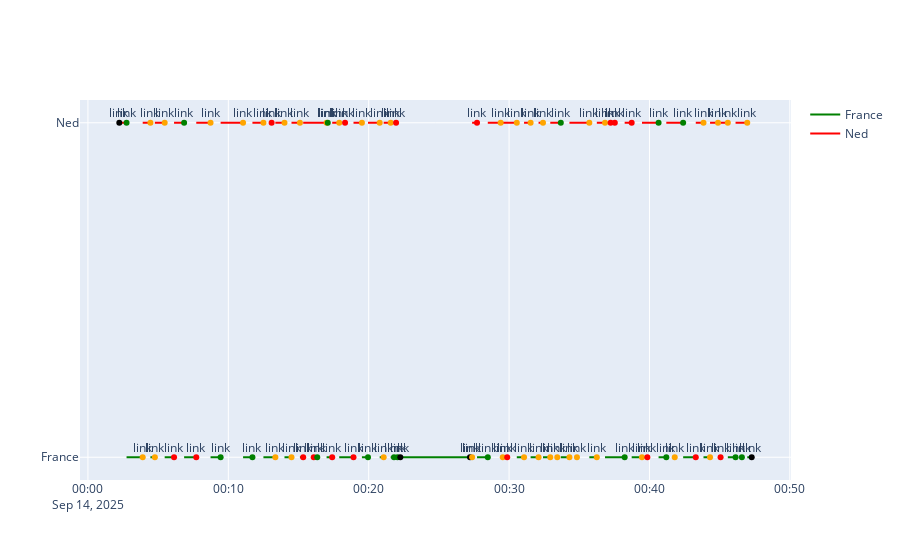

This figure's notebook cell:
### Code cell
game_fig = go.Figure()
score_data = []
against_local, prev_time = None, None

for n, colour in [(LOCAL_TEAM_NAME, "green"), (OTHER_TEAM_NAME, "red")]:
    points_x, points_y = [], []
    for i, row in data_df.iterrows():
        if row["ball_owner"] == n:
            points_x.append(row["Time"])
            points_y.append(n)
        else:
            if i>0 and data_df.iloc[i-1]["ball_owner"] == n:
                points_x.append(row["Time"])
                points_y.append(n)
                points_x.append(None)
                points_y.append(None)
            else:
                continue
    game_fig.add_trace(
        go.Scatter(
            x=points_x, 
            y=points_y, 
            mode='lines',
            hoverinfo=None,
            marker_color=colour,
            name=n
        )
    )

annotations = []
for i, row in data_df.iterrows():
    # rich.print(f"{row['Type']}-{row['Name']} (Against Local={row['Against France']})")
    
    if row["Type"]=="Penalty":
        color = "red"
    elif row["Type"]=="Turnover":
        color = "orange"
    elif row["Type"]=="Game Event":
        color = "black"
    else:
        color = "green"
    hovertext = f"{row['Type']}-{row['Name']}"
    game_fig.add_trace(go.Scatter(
        x=[row["Time"]], 
        y=[row["Team"]], 
        mode='markers',
        # name=hovertext,
        hovertext=hovertext,
        marker_color=color,
        showlegend=False,
    ))
    annotations.append(
            dict(
                x=row["Time"],
                y=row["Team"],
                text=f"<a href='{row['Youtube Link']}'>link</a>",
                showarrow=False,
                yshift=10,
            ))
    
game_fig.update_layout(annotations=annotations)
# fig.update_layout(hovermode="x unified", annotations)
game_fig.write_html(output_data_root / "events_v2.html")
game_fig.show()

### Figure 1 — Plotly figure (JSON) as saved in the notebook; plotly's stock layout.template omitted (floating-point values rounded to 4 significant figures)
{"data": [{"marker": {"color": "green"}, "mode": "lines", "name": "France", "type": "scatter", "x": ["2025-09-14T00:02:45", "2025-09-14T00:03:54", null, "2025-09-14T00:04:27", "2025-09-14T00:04:46", null, "2025-09-14T00:05:28", "2025-09-14T00:06:08", null, "2025-09-14T00:06:51", "2025-09-14T00:07:43", null, "2025-09-14T00:08:44", "2025-09-14T00:09:27", null, "2025-09-14T00:11:03", "2025-09-14T00:11:43", null, "2025-09-14T00:12:30", "2025-09-14T00:13:05", "2025-09-14T00:13:21", null, "2025-09-14T00:14:00", "2025-09-14T00:14:30", null, "2025-09-14T00:15:06", "2025-09-14T00:15:20", null, "2025-09-14T00:17:00", "2025-09-14T00:17:05", "2025-09-14T00:17:24", null, "2025-09-14T00:17:54", "2025-09-14T00:18:19", "2025-09-14T00:18:55", null, "2025-09-14T00:19:31", "2025-09-14T00:19:57", null, "2025-09-14T00:20:47", "2025-09-14T00:21:04", null, "2025-09-14T00:21:34", "2025-09-14T00:21:48", "2025-09-14T00:21:57", "2025-09-14T00:22:03", "2025-09-14T00:22:15", "2025-09-14T00:27:13", "2025-09-14T00:27:22", null, "2025-09-14T00:27:43", "2025-09-14T00:28:29", null, "2025-09-14T00:29:24", "2025-09-14T00:29:33", null, "2025-09-14T00:30:33", "2025-09-14T00:31:04", null, "2025-09-14T00:31:32", "2025-09-14T00:32:06", null, "2025-09-14T00:32:25", "2025-09-14T00:32:56", null, "2025-09-14T00:33:41", "2025-09-14T00:34:18", null, "2025-09-14T00:35:43", "2025-09-14T00:36:15", null, "2025-09-14T00:36:50", "2025-09-14T00:37:14", "2025-09-14T00:37:32", "2025-09-14T00:38:14", null, "2025-09-14T00:38:44", "2025-09-14T00:39:28", null, "2025-09-14T00:40:39", "2025-09-14T00:41:12", null, "2025-09-14T00:42:24", "2025-09-14T00:43:18", null, "2025-09-14T00:43:51", "2025-09-14T00:44:19", null, "2025-09-14T00:44:53", "2025-09-14T00:45:04", null, "2025-09-14T00:45:35", "2025-09-14T00:46:08", null, "2025-09-14T00:46:58", "2025-09-14T00:47:17"], "y": ["France", "France", null, "France", "France", null, "France", "France", null, "France", "France", null, "France", "France", null, "France", "France", null, "France", "France", "France", null, "France", "France", null, "France", "France", null, "France", "France", "France", null, "France", "France", "France", null, "France", "France", null, "France", "France", null, "France", "France", "France", "France", "France", "France", "France", null, "France", "France", null, "France", "France", null, "France", "France", null, "France", "France", null, "France", "France", null, "France", "France", null, "France", "France", null, "France", "France", "France", "France", null, "France", "France", null, "France", "France", null, "France", "France", null, "France", "France", null, "France", "France", null, "France", "France", null, "France", "France"]}, {"marker": {"color": "red"}, "mode": "lines", "name": "Ned", "type": "scatter", "x": ["2025-09-14T00:02:14", "2025-09-14T00:02:45", null, "2025-09-14T00:03:54", "2025-09-14T00:04:27", null, "2025-09-14T00:04:46", "2025-09-14T00:05:28", null, "2025-09-14T00:06:08", "2025-09-14T00:06:51", null, "2025-09-14T00:07:43", "2025-09-14T00:08:44", null, "2025-09-14T00:09:27", "2025-09-14T00:11:03", null, "2025-09-14T00:11:43", "2025-09-14T00:12:30", null, "2025-09-14T00:13:21", "2025-09-14T00:14:00", null, "2025-09-14T00:14:30", "2025-09-14T00:15:06", null, "2025-09-14T00:15:20", "2025-09-14T00:16:05", "2025-09-14T00:16:20", "2025-09-14T00:17:00", null, "2025-09-14T00:17:24", "2025-09-14T00:17:54", null, "2025-09-14T00:18:55", "2025-09-14T00:19:31", null, "2025-09-14T00:19:57", "2025-09-14T00:20:47", null, "2025-09-14T00:21:04", "2025-09-14T00:21:34", null, "2025-09-14T00:27:22", "2025-09-14T00:27:43", null, "2025-09-14T00:28:29", "2025-09-14T00:29:24", null, "2025-09-14T00:29:33", "2025-09-14T00:29:52", "2025-09-14T00:30:33", null, "2025-09-14T00:31:04", "2025-09-14T00:31:32", null, "2025-09-14T00:32:06", "2025-09-14T00:32:25", null, "2025-09-14T00:32:56", "2025-09-14T00:33:26", "2025-09-14T00:33:41", null, "2025-09-14T00:34:18", "2025-09-14T00:34:50", "2025-09-14T00:35:43", null, "2025-09-14T00:36:15", "2025-09-14T00:36:50", null, "2025-09-14T00:38:14", "2025-09-14T00:38:44", null, "2025-09-14T00:39:28", "2025-09-14T00:39:51", "2025-09-14T00:40:39", null, "2025-09-14T00:41:12", "2025-09-14T00:41:48", "2025-09-14T00:42:24", null, "2025-09-14T00:43:18", "2025-09-14T00:43:51", null, "2025-09-14T00:44:19", "2025-09-14T00:44:53", null, "2025-09-14T00:45:04", "2025-09-14T00:45:35", null, "2025-09-14T00:46:08", "2025-09-14T00:46:35", "2025-09-14T00:46:58", null], "y": ["Ned", "Ned", null, "Ned", "Ned", null, "Ned", "Ned", null, "Ned", "Ned", null, "Ned", "Ned", null, "Ned", "Ned", null, "Ned", "Ned", null, "Ned", "Ned", null, "Ned", "Ned", null, "Ned", "Ned", "Ned", "Ned", null, "Ned", "Ned", null, "Ned", "Ned", null, "Ned", "Ned", null, "Ned", "Ned", null, "Ned", "Ned", null, "Ned", "Ned", null, "Ned", "Ned", "Ned", null, "Ned", "Ned", null, "Ned", "Ned", null, "Ned", "Ned", "Ned", null, "Ned", "Ned", "Ned", null, "Ned", "Ned", null, "Ned", "Ned", null, "Ned", "Ned", "Ned", null, "Ned", "Ned", "Ned", null, "Ned", "Ned", null, "Ned", "Ned", null, "Ned", "Ned", null, "Ned", "Ned", "Ned", null]}, {"hovertext": "Game Event-Game Start", "marker": {"color": "black"}, "mode": "markers", "showlegend": false, "type": "scatter", "x": ["2025-09-14T00:02:14"], "y": ["Ned"]}, {"hovertext": "Try-Try", "marker": {"color": "green"}, "mode": "markers", "showlegend": false, "type": "scatter", "x": ["2025-09-14T00:02:45"], "y": ["Ned"]}, {"hovertext": "Turnover-6th Touch", "marker": {"color": "orange"}, "mode": "markers", "showlegend": false, "type": "scatter", "x": ["2025-09-14T00:03:54"], "y": ["France"]}, {"hovertext": "Turnover-Ball Down", "marker": {"color": "orange"}, "mode": "markers", "showlegend": false, "type": "scatter", "x": ["2025-09-14T00:04:27"], "y": ["Ned"]}, {"hovertext": "Turnover-6th Touch", "marker": {"color": "orange"}, "mode": "markers", "showlegend": false, "type": "scatter", "x": ["2025-09-14T00:04:46"], "y": ["France"]}, {"hovertext": "Turnover-6th Touch", "marker": {"color": "orange"}, "mode": "markers", "showlegend": false, "type": "scatter", "x": ["2025-09-14T00:05:28"], "y": ["Ned"]}, {"hovertext": "Penalty-Touch and Pass", "marker": {"color": "red"}, "mode": "markers", "showlegend": false, "type": "scatter", "x": ["2025-09-14T00:06:08"], "y": ["France"]}, {"hovertext": "Try-Try", "marker": {"color": "green"}, "mode": "markers", "showlegend": false, "type": "scatter", "x": ["2025-09-14T00:06:51"], "y": ["Ned"]}, {"hovertext": "Penalty-Forward Pass", "marker": {"color": "red"}, "mode": "markers", "showlegend": false, "type": "scatter", "x": ["2025-09-14T00:07:43"], "y": ["France"]}, {"hovertext": "Turnover-Ball Down", "marker": {"color": "orange"}, "mode": "markers", "showlegend": false, "type": "scatter", "x": ["2025-09-14T00:08:44"], "y": ["Ned"]}, {"hovertext": "Try-Try", "marker": {"color": "green"}, "mode": "markers", "showlegend": false, "type": "scatter", "x": ["2025-09-14T00:09:27"], "y": ["France"]}, {"hovertext": "Turnover-Ball Down", "marker": {"color": "orange"}, "mode": "markers", "showlegend": false, "type": "scatter", "x": ["2025-09-14T00:11:03"], "y": ["Ned"]}, {"hovertext": "Try-Try", "marker": {"color": "green"}, "mode": "markers", "showlegend": false, "type": "scatter", "x": ["2025-09-14T00:11:43"], "y": ["France"]}, {"hovertext": "Turnover-Ball Down", "marker": {"color": "orange"}, "mode": "markers", "showlegend": false, "type": "scatter", "x": ["2025-09-14T00:12:30"], "y": ["Ned"]}, {"hovertext": "Penalty-Offside", "marker": {"color": "red"}, "mode": "markers", "showlegend": false, "type": "scatter", "x": ["2025-09-14T00:13:05"], "y": ["Ned"]}, {"hovertext": "Turnover-Ball Down", "marker": {"color": "orange"}, "mode": "markers", "showlegend": false, "type": "scatter", "x": ["2025-09-14T00:13:21"], "y": ["France"]}, {"hovertext": "Turnover-6th Touch", "marker": {"color": "orange"}, "mode": "markers", "showlegend": false, "type": "scatter", "x": ["2025-09-14T00:14:00"], "y": ["Ned"]}, {"hovertext": "Turnover-Dummy Touch", "marker": {"color": "orange"}, "mode": "markers", "showlegend": false, "type": "scatter", "x": ["2025-09-14T00:14:30"], "y": ["France"]}, {"hovertext": "Turnover-6th Touch", "marker": {"color": "orange"}, "mode": "markers", "showlegend": false, "type": "scatter", "x": ["2025-09-14T00:15:06"], "y": ["Ned"]}, {"hovertext": "Penalty-Forward Pass", "marker": {"color": "red"}, "mode": "markers", "showlegend": false, "type": "scatter", "x": ["2025-09-14T00:15:20"], "y": ["France"]}, {"hovertext": "Penalty-Offside", "marker": {"color": "red"}, "mode": "markers", "showlegend": false, "type": "scatter", "x": ["2025-09-14T00:16:05"], "y": ["France"]}, {"hovertext": "To Review-Bad Roll", "marker": {"color": "green"}, "mode": "markers", "showlegend": false, "type": "scatter", "x": ["2025-09-14T00:16:20"], "y": ["France"]}, {"hovertext": "Turnover-Interception", "marker": {"color": "orange"}, "mode": "markers", "showlegend": false, "type": "scatter", "x": ["2025-09-14T00:17:00"], "y": ["Ned"]}, {"hovertext": "To Review-Bad Roll", "marker": {"color": "green"}, "mode": "markers", "showlegend": false, "type": "scatter", "x": ["2025-09-14T00:17:05"], "y": ["Ned"]}, {"hovertext": "Penalty-Delay of Play", "marker": {"color": "red"}, "mode": "markers", "showlegend": false, "type": "scatter", "x": ["2025-09-14T00:17:24"], "y": ["France"]}, {"hovertext": "Turnover-6th Touch", "marker": {"color": "orange"}, "mode": "markers", "showlegend": false, "type": "scatter", "x": ["2025-09-14T00:17:54"], "y": ["Ned"]}, {"hovertext": "Penalty-Hard Touch", "marker": {"color": "red"}, "mode": "markers", "showlegend": false, "type": "scatter", "x": ["2025-09-14T00:18:19"], "y": ["Ned"]}, {"hovertext": "Penalty-Forward Pass", "marker": {"color": "red"}, "mode": "markers", "showlegend": false, "type": "scatter", "x": ["2025-09-14T00:18:55"], "y": ["France"]}, {"hovertext": "Turnover-Ball Down", "marker": {"color": "orange"}, "mode": "markers", "showlegend": false, "type": "scatter", "x": ["2025-09-14T00:19:31"], "y": ["Ned"]}, {"hovertext": "Try-Try", "marker": {"color": "green"}, "mode": "markers", "showlegend": false, "type": "scatter", "x": ["2025-09-14T00:19:57"], "y": ["France"]}, {"hovertext": "Turnover-6th Touch", "marker": {"color": "orange"}, "mode": "markers", "showlegend": false, "type": "scatter", "x": ["2025-09-14T00:20:47"], "y": ["Ned"]}, {"hovertext": "Turnover-Ball Down", "marker": {"color": "orange"}, "mode": "markers", "showlegend": false, "type": "scatter", "x": ["2025-09-14T00:21:04"], "y": ["France"]}, {"hovertext": "Turnover-Ball Down", "marker": {"color": "orange"}, "mode": "markers", "showlegend": false, "type": "scatter", "x": ["2025-09-14T00:21:34"], "y": ["Ned"]}, {"hovertext": "To Review-In The Ruck", "marker": {"color": "green"}, "mode": "markers", "showlegend": false, "type": "scatter", "x": ["2025-09-14T00:21:48"], "y": ["France"]}, {"hovertext": "Penalty-Offside", "marker": {"color": "red"}, "mode": "markers", "showlegend": false, "type": "scatter", "x": ["2025-09-14T00:21:57"], "y": ["Ned"]}, {"hovertext": "To Review-Other", "marker": {"color": "green"}, "mode": "markers", "showlegend": false, "type": "scatter", "x": ["2025-09-14T00:22:03"], "y": ["France"]}, {"hovertext": "Game Event-Game End", "marker": {"color": "black"}, "mode": "markers", "showlegend": false, "type": "scatter", "x": ["2025-09-14T00:22:15"], "y": ["France"]}, {"hovertext": "Game Event-Game Start", "marker": {"color": "black"}, "mode": "markers", "showlegend": false, "type": "scatter", "x": ["2025-09-14T00:27:13"], "y": ["France"]}, {"hovertext": "Turnover-Ball Down", "marker": {"color": "orange"}, "mode": "markers", "showlegend": false, "type": "scatter", "x": ["2025-09-14T00:27:22"], "y": ["France"]}, {"hovertext": "Penalty-Forward Pass", "marker": {"color": "red"}, "mode": "markers", "showlegend": false, "type": "scatter", "x": ["2025-09-14T00:27:43"], "y": ["Ned"]}, {"hovertext": "Try-Try", "marker": {"color": "green"}, "mode": "markers", "showlegend": false, "type": "scatter", "x": ["2025-09-14T00:28:29"], "y": ["France"]}, {"hovertext": "Turnover-6th Touch", "marker": {"color": "orange"}, "mode": "markers", "showlegend": false, "type": "scatter", "x": ["2025-09-14T00:29:24"], "y": ["Ned"]}, {"hovertext": "Turnover-Ball Down", "marker": {"color": "orange"}, "mode": "markers", "showlegend": false, "type": "scatter", "x": ["2025-09-14T00:29:33"], "y": ["France"]}, {"hovertext": "Penalty-In The Ruck", "marker": {"color": "red"}, "mode": "markers", "showlegend": false, "type": "scatter", "x": ["2025-09-14T00:29:52"], "y": ["France"]}, {"hovertext": "Turnover-Ball Down", "marker": {"color": "orange"}, "mode": "markers", "showlegend": false, "type": "scatter", "x": ["2025-09-14T00:30:33"], "y": ["Ned"]}, {"hovertext": "Turnover-6th Touch", "marker": {"color": "orange"}, "mode": "markers", "showlegend": false, "type": "scatter", "x": ["2025-09-14T00:31:04"], "y": ["France"]}, {"hovertext": "Turnover-6th Touch", "marker": {"color": "orange"}, "mode": "markers", "showlegend": false, "type": "scatter", "x": ["2025-09-14T00:31:32"], "y": ["Ned"]}, {"hovertext": "Turnover-6th Touch", "marker": {"color": "orange"}, "mode": "markers", "showlegend": false, "type": "scatter", "x": ["2025-09-14T00:32:06"], "y": ["France"]}, {"hovertext": "Turnover-Ball Down", "marker": {"color": "orange"}, "mode": "markers", "showlegend": false, "type": "scatter", "x": ["2025-09-14T00:32:25"], "y": ["Ned"]}, {"hovertext": "Turnover-Ball Down", "marker": {"color": "orange"}, "mode": "markers", "showlegend": false, "type": "scatter", "x": ["2025-09-14T00:32:56"], "y": ["France"]}, {"hovertext": "Turnover-6 Again", "marker": {"color": "orange"}, "mode": "markers", "showlegend": false, "type": "scatter", "x": ["2025-09-14T00:33:26"], "y": ["France"]}, {"hovertext": "Try-Try", "marker": {"color": "green"}, "mode": "markers", "showlegend": false, "type": "scatter", "x": ["2025-09-14T00:33:41"], "y": ["Ned"]}, {"hovertext": "Turnover-Ball Down", "marker": {"color": "orange"}, "mode": "markers", "showlegend": false, "type": "scatter", "x": ["2025-09-14T00:34:18"], "y": ["France"]}, {"hovertext": "Turnover-6 Again", "marker": {"color": "orange"}, "mode": "markers", "showlegend": false, "type": "scatter", "x": ["2025-09-14T00:34:50"], "y": ["France"]}, {"hovertext": "Turnover-6th Touch", "marker": {"color": "orange"}, "mode": "markers", "showlegend": false, "type": "scatter", "x": ["2025-09-14T00:35:43"], "y": ["Ned"]}, {"hovertext": "Turnover-Ball Down", "marker": {"color": "orange"}, "mode": "markers", "showlegend": false, "type": "scatter", "x": ["2025-09-14T00:36:15"], "y": ["France"]}, {"hovertext": "Turnover-Ball Down", "marker": {"color": "orange"}, "mode": "markers", "showlegend": false, "type": "scatter", "x": ["2025-09-14T00:36:50"], "y": ["Ned"]}, {"hovertext": "Penalty-Hard Touch", "marker": {"color": "red"}, "mode": "markers", "showlegend": false, "type": "scatter", "x": ["2025-09-14T00:37:14"], "y": ["Ned"]}, {"hovertext": "Penalty-Forward Pass", "marker": {"color": "red"}, "mode": "markers", "showlegend": false, "type": "scatter", "x": ["2025-09-14T00:37:32"], "y": ["Ned"]}, {"hovertext": "Try-Try", "marker": {"color": "green"}, "mode": "markers", "showlegend": false, "type": "scatter", "x": ["2025-09-14T00:38:14"], "y": ["France"]}, {"hovertext": "Penalty-Forward Pass", "marker": {"color": "red"}, "mode": "markers", "showlegend": false, "type": "scatter", "x": ["2025-09-14T00:38:44"], "y": ["Ned"]}, {"hovertext": "Turnover-Ball Down", "marker": {"color": "orange"}, "mode": "markers", "showlegend": false, "type": "scatter", "x": ["2025-09-14T00:39:28"], "y": ["France"]}, {"hovertext": "Penalty-In The Ruck", "marker": {"color": "red"}, "mode": "markers", "showlegend": false, "type": "scatter", "x": ["2025-09-14T00:39:51"], "y": ["France"]}, {"hovertext": "Try-Try", "marker": {"color": "green"}, "mode": "markers", "showlegend": false, "type": "scatter", "x": ["2025-09-14T00:40:39"], "y": ["Ned"]}, {"hovertext": "Try-Try", "marker": {"color": "green"}, "mode": "markers", "showlegend": false, "type": "scatter", "x": ["2025-09-14T00:41:12"], "y": ["France"]}, {"hovertext": "Turnover-6 Again", "marker": {"color": "orange"}, "mode": "markers", "showlegend": false, "type": "scatter", "x": ["2025-09-14T00:41:48"], "y": ["France"]}, {"hovertext": "Try-Try", "marker": {"color": "green"}, "mode": "markers", "showlegend": false, "type": "scatter", "x": ["2025-09-14T00:42:24"], "y": ["Ned"]}, {"hovertext": "Penalty-Forward Pass", "marker": {"color": "red"}, "mode": "markers", "showlegend": false, "type": "scatter", "x": ["2025-09-14T00:43:18"], "y": ["France"]}, {"hovertext": "Turnover-6th Touch", "marker": {"color": "orange"}, "mode": "markers", "showlegend": false, "type": "scatter", "x": ["2025-09-14T00:43:51"], "y": ["Ned"]}, {"hovertext": "Turnover-Ball Down", "marker": {"color": "orange"}, "mode": "markers", "showlegend": false, "type": "scatter", "x": ["2025-09-14T00:44:19"], "y": ["France"]}, {"hovertext": "Turnover-Ball Down", "marker": {"color": "orange"}, "mode": "markers", "showlegend": false, "type": "scatter", "x": ["2025-09-14T00:44:53"], "y": ["Ned"]}, {"hovertext": "Penalty-Shoulder", "marker": {"color": "red"}, "mode": "markers", "showlegend": false, "type": "scatter", "x": ["2025-09-14T00:45:04"], "y": ["France"]}, {"hovertext": "Turnover-Ball Down", "marker": {"color": "orange"}, "mode": "markers", "showlegend": false, "type": "scatter", "x": ["2025-09-14T00:45:35"], "y": ["Ned"]}, {"hovertext": "Try-Try", "marker": {"color": "green"}, "mode": "markers", "showlegend": false, "type": "scatter", "x": ["2025-09-14T00:46:08"], "y": ["France"]}, {"hovertext": "To Review-Other", "marker": {"color": "green"}, "mode": "markers", "showlegend": false, "type": "scatter", "x": ["2025-09-14T00:46:35"], "y": ["France"]}, {"hovertext": "Turnover-6th Touch", "marker": {"color": "orange"}, "mode": "markers", "showlegend": false, "type": "scatter", "x": ["2025-09-14T00:46:58"], "y": ["Ned"]}, {"hovertext": "Game Event-Game End", "marker": {"color": "black"}, "mode": "markers", "showlegend": false, "type": "scatter", "x": ["2025-09-14T00:47:17"], "y": ["France"]}], "layout": {"annotations": [{"showarrow": false, "text": "<a href='https://youtu.be/OVdyq3oRq_w?si=UqAu1x62-mD_XZPv&t=134'>link</a>", "x": "2025-09-14T00:02:14", "y": "Ned", "yshift": 10}, {"showarrow": false, "text": "<a href='https://youtu.be/OVdyq3oRq_w?si=UqAu1x62-mD_XZPv&t=165'>link</a>", "x": "2025-09-14T00:02:45", "y": "Ned", "yshift": 10}, {"showarrow": false, "text": "<a href='https://youtu.be/OVdyq3oRq_w?si=UqAu1x62-mD_XZPv&t=234'>link</a>", "x": "2025-09-14T00:03:54", "y": "France", "yshift": 10}, {"showarrow": false, "text": "<a href='https://youtu.be/OVdyq3oRq_w?si=UqAu1x62-mD_XZPv&t=267'>link</a>", "x": "2025-09-14T00:04:27", "y": "Ned", "yshift": 10}, {"showarrow": false, "text": "<a href='https://youtu.be/OVdyq3oRq_w?si=UqAu1x62-mD_XZPv&t=286'>link</a>", "x": "2025-09-14T00:04:46", "y": "France", "yshift": 10}, {"showarrow": false, "text": "<a href='https://youtu.be/OVdyq3oRq_w?si=UqAu1x62-mD_XZPv&t=328'>link</a>", "x": "2025-09-14T00:05:28", "y": "Ned", "yshift": 10}, {"showarrow": false, "text": "<a href='https://youtu.be/OVdyq3oRq_w?si=UqAu1x62-mD_XZPv&t=368'>link</a>", "x": "2025-09-14T00:06:08", "y": "France", "yshift": 10}, {"showarrow": false, "text": "<a href='https://youtu.be/OVdyq3oRq_w?si=UqAu1x62-mD_XZPv&t=411'>link</a>", "x": "2025-09-14T00:06:51", "y": "Ned", "yshift": 10}, {"showarrow": false, "text": "<a href='https://youtu.be/OVdyq3oRq_w?si=UqAu1x62-mD_XZPv&t=463'>link</a>", "x": "2025-09-14T00:07:43", "y": "France", "yshift": 10}, {"showarrow": false, "text": "<a href='https://youtu.be/OVdyq3oRq_w?si=UqAu1x62-mD_XZPv&t=524'>link</a>", "x": "2025-09-14T00:08:44", "y": "Ned", "yshift": 10}, {"showarrow": false, "text": "<a href='https://youtu.be/OVdyq3oRq_w?si=UqAu1x62-mD_XZPv&t=567'>link</a>", "x": "2025-09-14T00:09:27", "y": "France", "yshift": 10}, {"showarrow": false, "text": "<a href='https://youtu.be/OVdyq3oRq_w?si=UqAu1x62-mD_XZPv&t=663'>link</a>", "x": "2025-09-14T00:11:03", "y": "Ned", "yshift": 10}, {"showarrow": false, "text": "<a href='https://youtu.be/OVdyq3oRq_w?si=UqAu1x62-mD_XZPv&t=703'>link</a>", "x": "2025-09-14T00:11:43", "y": "France", "yshift": 10}, {"showarrow": false, "text": "<a href='https://youtu.be/OVdyq3oRq_w?si=UqAu1x62-mD_XZPv&t=750'>link</a>", "x": "2025-09-14T00:12:30", "y": "Ned", "yshift": 10}, {"showarrow": false, "text": "<a href='https://youtu.be/OVdyq3oRq_w?si=UqAu1x62-mD_XZPv&t=785'>link</a>", "x": "2025-09-14T00:13:05", "y": "Ned", "yshift": 10}, {"showarrow": false, "text": "<a href='https://youtu.be/OVdyq3oRq_w?si=UqAu1x62-mD_XZPv&t=801'>link</a>", "x": "2025-09-14T00:13:21", "y": "France", "yshift": 10}, {"showarrow": false, "text": "<a href='https://youtu.be/OVdyq3oRq_w?si=UqAu1x62-mD_XZPv&t=840'>link</a>", "x": "2025-09-14T00:14:00", "y": "Ned", "yshift": 10}, {"showarrow": false, "text": "<a href='https://youtu.be/OVdyq3oRq_w?si=UqAu1x62-mD_XZPv&t=870'>link</a>", "x": "2025-09-14T00:14:30", "y": "France", "yshift": 10}, {"showarrow": false, "text": "<a href='https://youtu.be/OVdyq3oRq_w?si=UqAu1x62-mD_XZPv&t=906'>link</a>", "x": "2025-09-14T00:15:06", "y": "Ned", "yshift": 10}, {"showarrow": false, "text": "<a href='https://youtu.be/OVdyq3oRq_w?si=UqAu1x62-mD_XZPv&t=920'>link</a>", "x": "2025-09-14T00:15:20", "y": "France", "yshift": 10}, {"showarrow": false, "text": "<a href='https://youtu.be/OVdyq3oRq_w?si=UqAu1x62-mD_XZPv&t=965'>link</a>", "x": "2025-09-14T00:16:05", "y": "France", "yshift": 10}, {"showarrow": false, "text": "<a href='https://youtu.be/OVdyq3oRq_w?si=UqAu1x62-mD_XZPv&t=980'>link</a>", "x": "2025-09-14T00:16:20", "y": "France", "yshift": 10}, {"showarrow": false, "text": "<a href='https://youtu.be/OVdyq3oRq_w?si=UqAu1x62-mD_XZPv&t=1020'>link</a>", "x": "2025-09-14T00:17:00", "y": "Ned", "yshift": 10}, {"showarrow": false, "text": "<a href='https://youtu.be/OVdyq3oRq_w?si=UqAu1x62-mD_XZPv&t=1025'>link</a>", "x": "2025-09-14T00:17:05", "y": "Ned", "yshift": 10}, {"showarrow": false, "text": "<a href='https://youtu.be/OVdyq3oRq_w?si=UqAu1x62-mD_XZPv&t=1044'>link</a>", "x": "2025-09-14T00:17:24", "y": "France", "yshift": 10}, {"showarrow": false, "text": "<a href='https://youtu.be/OVdyq3oRq_w?si=UqAu1x62-mD_XZPv&t=1074'>link</a>", "x": "2025-09-14T00:17:54", "y": "Ned", "yshift": 10}, {"showarrow": false, "text": "<a href='https://youtu.be/OVdyq3oRq_w?si=UqAu1x62-mD_XZPv&t=1099'>link</a>", "x": "2025-09-14T00:18:19", "y": "Ned", "yshift": 10}, {"showarrow": false, "text": "<a href='https://youtu.be/OVdyq3oRq_w?si=UqAu1x62-mD_XZPv&t=1135'>link</a>", "x": "2025-09-14T00:18:55", "y": "France", "yshift": 10}, {"showarrow": false, "text": "<a href='https://youtu.be/OVdyq3oRq_w?si=UqAu1x62-mD_XZPv&t=1171'>link</a>", "x": "2025-09-14T00:19:31", "y": "Ned", "yshift": 10}, {"showarrow": false, "text": "<a href='https://youtu.be/OVdyq3oRq_w?si=UqAu1x62-mD_XZPv&t=1197'>link</a>", "x": "2025-09-14T00:19:57", "y": "France", "yshift": 10}, {"showarrow": false, "text": "<a href='https://youtu.be/OVdyq3oRq_w?si=UqAu1x62-mD_XZPv&t=1247'>link</a>", "x": "2025-09-14T00:20:47", "y": "Ned", "yshift": 10}, {"showarrow": false, "text": "<a href='https://youtu.be/OVdyq3oRq_w?si=UqAu1x62-mD_XZPv&t=1264'>link</a>", "x": "2025-09-14T00:21:04", "y": "France", "yshift": 10}, {"showarrow": false, "text": "<a href='https://youtu.be/OVdyq3oRq_w?si=UqAu1x62-mD_XZPv&t=1294'>link</a>", "x": "2025-09-14T00:21:34", "y": "Ned", "yshift": 10}, {"showarrow": false, "text": "<a href='https://youtu.be/OVdyq3oRq_w?si=UqAu1x62-mD_XZPv&t=1308'>link</a>", "x": "2025-09-14T00:21:48", "y": "France", "yshift": 10}, {"showarrow": false, "text": "<a href='https://youtu.be/OVdyq3oRq_w?si=UqAu1x62-mD_XZPv&t=1317'>link</a>", "x": "2025-09-14T00:21:57", "y": "Ned", "yshift": 10}, {"showarrow": false, "text": "<a href='https://youtu.be/OVdyq3oRq_w?si=UqAu1x62-mD_XZPv&t=1323'>link</a>", "x": "2025-09-14T00:22:03", "y": "France", "yshift": 10}, {"showarrow": false, "text": "<a href='https://youtu.be/OVdyq3oRq_w?si=UqAu1x62-mD_XZPv&t=1335'>link</a>", "x": "2025-09-14T00:22:15", "y": "France", "yshift": 10}, {"showarrow": false, "text": "<a href='https://youtu.be/OVdyq3oRq_w?si=UqAu1x62-mD_XZPv&t=1633'>link</a>", "x": "2025-09-14T00:27:13", "y": "France", "yshift": 10}, {"showarrow": false, "text": "<a href='https://youtu.be/OVdyq3oRq_w?si=UqAu1x62-mD_XZPv&t=1642'>link</a>", "x": "2025-09-14T00:27:22", "y": "France", "yshift": 10}, {"showarrow": false, "text": "<a href='https://youtu.be/OVdyq3oRq_w?si=UqAu1x62-mD_XZPv&t=1663'>link</a>", "x": "2025-09-14T00:27:43", "y": "Ned", "yshift": 10}, {"showarrow": false, "text": "<a href='https://youtu.be/OVdyq3oRq_w?si=UqAu1x62-mD_XZPv&t=1709'>link</a>", "x": "2025-09-14T00:28:29", "y": "France", "yshift": 10}, {"showarrow": false, "text": "<a href='https://youtu.be/OVdyq3oRq_w?si=UqAu1x62-mD_XZPv&t=1764'>link</a>", "x": "2025-09-14T00:29:24", "y": "Ned", "yshift": 10}, {"showarrow": false, "text": "<a href='https://youtu.be/OVdyq3oRq_w?si=UqAu1x62-mD_XZPv&t=1773'>link</a>", "x": "2025-09-14T00:29:33", "y": "France", "yshift": 10}, {"showarrow": false, "text": "<a href='https://youtu.be/OVdyq3oRq_w?si=UqAu1x62-mD_XZPv&t=1792'>link</a>", "x": "2025-09-14T00:29:52", "y": "France", "yshift": 10}, {"showarrow": false, "text": "<a href='https://youtu.be/OVdyq3oRq_w?si=UqAu1x62-mD_XZPv&t=1833'>link</a>", "x": "2025-09-14T00:30:33", "y": "Ned", "yshift": 10}, {"showarrow": false, "text": "<a href='https://youtu.be/OVdyq3oRq_w?si=UqAu1x62-mD_XZPv&t=1864'>link</a>", "x": "2025-09-14T00:31:04", "y": "France", "yshift": 10}, {"showarrow": false, "text": "<a href='https://youtu.be/OVdyq3oRq_w?si=UqAu1x62-mD_XZPv&t=1892'>link</a>", "x": "2025-09-14T00:31:32", "y": "Ned", "yshift": 10}, {"showarrow": false, "text": "<a href='https://youtu.be/OVdyq3oRq_w?si=UqAu1x62-mD_XZPv&t=1926'>link</a>", "x": "2025-09-14T00:32:06", "y": "France", "yshift": 10}, {"showarrow": false, "text": "<a href='https://youtu.be/OVdyq3oRq_w?si=UqAu1x62-mD_XZPv&t=1945'>link</a>", "x": "2025-09-14T00:32:25", "y": "Ned", "yshift": 10}, {"showarrow": false, "text": "<a href='https://youtu.be/OVdyq3oRq_w?si=UqAu1x62-mD_XZPv&t=1976'>link</a>", "x": "2025-09-14T00:32:56", "y": "France", "yshift": 10}, {"showarrow": false, "text": "<a href='https://youtu.be/OVdyq3oRq_w?si=UqAu1x62-mD_XZPv&t=2006'>link</a>", "x": "2025-09-14T00:33:26", "y": "France", "yshift": 10}, {"showarrow": false, "text": "<a href='https://youtu.be/OVdyq3oRq_w?si=UqAu1x62-mD_XZPv&t=2021'>link</a>", "x": "2025-09-14T00:33:41", "y": "Ned", "yshift": 10}, {"showarrow": false, "text": "<a href='https://youtu.be/OVdyq3oRq_w?si=UqAu1x62-mD_XZPv&t=2058'>link</a>", "x": "2025-09-14T00:34:18", "y": "France", "yshift": 10}, {"showarrow": false, "text": "<a href='https://youtu.be/OVdyq3oRq_w?si=UqAu1x62-mD_XZPv&t=2090'>link</a>", "x": "2025-09-14T00:34:50", "y": "France", "yshift": 10}, {"showarrow": false, "text": "<a href='https://youtu.be/OVdyq3oRq_w?si=UqAu1x62-mD_XZPv&t=2143'>link</a>", "x": "2025-09-14T00:35:43", "y": "Ned", "yshift": 10}, {"showarrow": false, "text": "<a href='https://youtu.be/OVdyq3oRq_w?si=UqAu1x62-mD_XZPv&t=2175'>link</a>", "x": "2025-09-14T00:36:15", "y": "France", "yshift": 10}, {"showarrow": false, "text": "<a href='https://youtu.be/OVdyq3oRq_w?si=UqAu1x62-mD_XZPv&t=2210'>link</a>", "x": "2025-09-14T00:36:50", "y": "Ned", "yshift": 10}, {"showarrow": false, "text": "<a href='https://youtu.be/OVdyq3oRq_w?si=UqAu1x62-mD_XZPv&t=2234'>link</a>", "x": "2025-09-14T00:37:14", "y": "Ned", "yshift": 10}, {"showarrow": false, "text": "<a href='https://youtu.be/OVdyq3oRq_w?si=UqAu1x62-mD_XZPv&t=2252'>link</a>", "x": "2025-09-14T00:37:32", "y": "Ned", "yshift": 10}, {"showarrow": false, "text": "<a href='https://youtu.be/OVdyq3oRq_w?si=UqAu1x62-mD_XZPv&t=2294'>link</a>", "x": "2025-09-14T00:38:14", "y": "France", "yshift": 10}, {"showarrow": false, "text": "<a href='https://youtu.be/OVdyq3oRq_w?si=UqAu1x62-mD_XZPv&t=2324'>link</a>", "x": "2025-09-14T00:38:44", "y": "Ned", "yshift": 10}, {"showarrow": false, "text": "<a href='https://youtu.be/OVdyq3oRq_w?si=UqAu1x62-mD_XZPv&t=2368'>link</a>", "x": "2025-09-14T00:39:28", "y": "France", "yshift": 10}, {"showarrow": false, "text": "<a href='https://youtu.be/OVdyq3oRq_w?si=UqAu1x62-mD_XZPv&t=2391'>link</a>", "x": "2025-09-14T00:39:51", "y": "France", "yshift": 10}, {"showarrow": false, "text": "<a href='https://youtu.be/OVdyq3oRq_w?si=UqAu1x62-mD_XZPv&t=2439'>link</a>", "x": "2025-09-14T00:40:39", "y": "Ned", "yshift": 10}, {"showarrow": false, "text": "<a href='https://youtu.be/OVdyq3oRq_w?si=UqAu1x62-mD_XZPv&t=2472'>link</a>", "x": "2025-09-14T00:41:12", "y": "France", "yshift": 10}, {"showarrow": false, "text": "<a href='https://youtu.be/OVdyq3oRq_w?si=UqAu1x62-mD_XZPv&t=2508'>link</a>", "x": "2025-09-14T00:41:48", "y": "France", "yshift": 10}, {"showarrow": false, "text": "<a href='https://youtu.be/OVdyq3oRq_w?si=UqAu1x62-mD_XZPv&t=2544'>link</a>", "x": "2025-09-14T00:42:24", "y": "Ned", "yshift": 10}, {"showarrow": false, "text": "<a href='https://youtu.be/OVdyq3oRq_w?si=UqAu1x62-mD_XZPv&t=2598'>link</a>", "x": "2025-09-14T00:43:18", "y": "France", "yshift": 10}, {"showarrow": false, "text": "<a href='https://youtu.be/OVdyq3oRq_w?si=UqAu1x62-mD_XZPv&t=2631'>link</a>", "x": "2025-09-14T00:43:51", "y": "Ned", "yshift": 10}, {"showarrow": false, "text": "<a href='https://youtu.be/OVdyq3oRq_w?si=UqAu1x62-mD_XZPv&t=2659'>link</a>", "x": "2025-09-14T00:44:19", "y": "France", "yshift": 10}, {"showarrow": false, "text": "<a href='https://youtu.be/OVdyq3oRq_w?si=UqAu1x62-mD_XZPv&t=2693'>link</a>", "x": "2025-09-14T00:44:53", "y": "Ned", "yshift": 10}, {"showarrow": false, "text": "<a href='https://youtu.be/OVdyq3oRq_w?si=UqAu1x62-mD_XZPv&t=2704'>link</a>", "x": "2025-09-14T00:45:04", "y": "France", "yshift": 10}, {"showarrow": false, "text": "<a href='https://youtu.be/OVdyq3oRq_w?si=UqAu1x62-mD_XZPv&t=2735'>link</a>", "x": "2025-09-14T00:45:35", "y": "Ned", "yshift": 10}, {"showarrow": false, "text": "<a href='https://youtu.be/OVdyq3oRq_w?si=UqAu1x62-mD_XZPv&t=2768'>link</a>", "x": "2025-09-14T00:46:08", "y": "France", "yshift": 10}, {"showarrow": false, "text": "<a href='https://youtu.be/OVdyq3oRq_w?si=UqAu1x62-mD_XZPv&t=2795'>link</a>", "x": "2025-09-14T00:46:35", "y": "France", "yshift": 10}, {"showarrow": false, "text": "<a href='https://youtu.be/OVdyq3oRq_w?si=UqAu1x62-mD_XZPv&t=2818'>link</a>", "x": "2025-09-14T00:46:58", "y": "Ned", "yshift": 10}, {"showarrow": false, "text": "<a href='https://youtu.be/OVdyq3oRq_w?si=UqAu1x62-mD_XZPv&t=2837'>link</a>", "x": "2025-09-14T00:47:17", "y": "France", "yshift": 10}]}}
